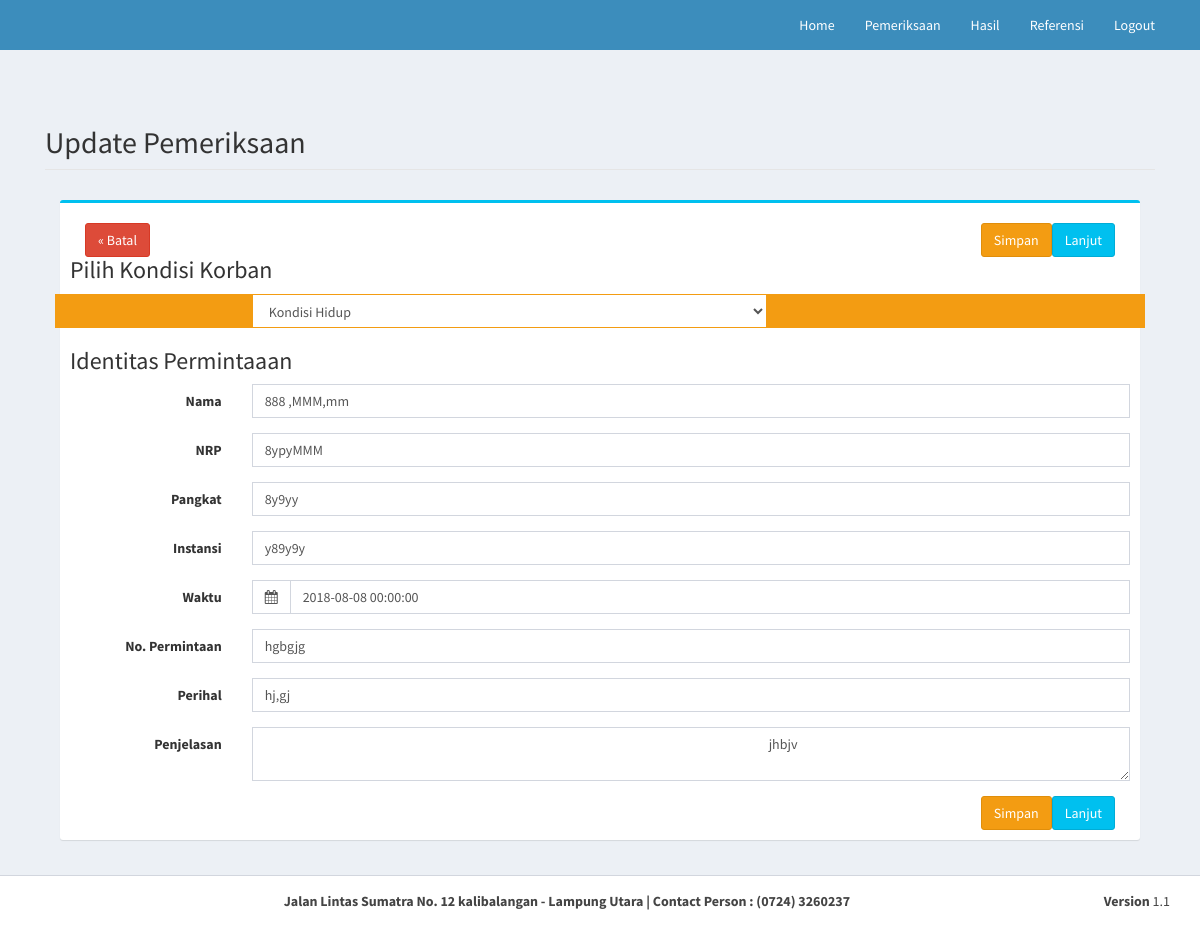
The app's page /vs.php?page=editpemeriksaan&vshmy=2 (signed in) with its own data.
### tables this page shows
CREATE TABLE IF NOT EXISTS `pemeriksaan` (
  `id_pemeriksaan` int(11) NOT NULL,
  `id_korban` int(11) NOT NULL,
  `id_pemeriksa` int(11) NOT NULL,
  `id_penyidik` int(11) NOT NULL,
  `identifikasiumum` text NOT NULL,
  `identifikasihusus` text NOT NULL,
  `status_korban` enum('Hidup','Meninggal') NOT NULL
);

CREATE TABLE IF NOT EXISTS `penyidik` (
  `id_penyidik` int(11) NOT NULL,
  `nm_penyidik` varchar(50) NOT NULL,
  `nrp_penyidik` varchar(25) NOT NULL,
  `pangkat_penyidik` varchar(50) NOT NULL,
  `instansi_penyidik` varchar(50) NOT NULL,
  `tgl_permintaan` datetime NOT NULL,
  `no_permintaan` varchar(30) NOT NULL,
  `perihal_permintaan` varchar(50) NOT NULL,
  `penjelasan` text NOT NULL
);

### page/edit_pemeriksaan.php (the view, shortened to what this page needs)
<?php
if(abs(is_numeric($_GET['vshmy']))) {
function tambah($conn){
  global $conn;
    $queryupd=mysqli_query($conn, "SELECT * FROM pemeriksaan , korban, penyidik, pemeriksa WHERE  pemeriksaan.id_pemeriksaan='".$_GET['vshmy']."' order by id_pemeriksaan DESC");
    $barupd=mysqli_fetch_array($queryupd);
$thisURL="vs.php?page=3";
 $thisURL3="vs.php?page=editpemeriksaan2&vshmy=".$_GET['vshmy'];
    ?>
        <form action="" class="form-horizontal" method="POST">
            <fieldset>
                <legend><h2>Update Pemeriksaan</h2></legend>
                <div class="col-md-12">
               <div class="box box-info">
            <p>
              <div class="box-body">
                <div class="col-md-6">
                  <a href="<?php echo $thisURL; ?>" class="btn btn-danger"> &laquo; Batal</a>
                  </div>
                  <div class="col-md-6">
                    <a href="<?php echo $thisURL3; ?>" class="btn btn-info" style="float: right;"> Lanjut</a>
                    <input type="submit" class="btn btn-warning" name="btn_simpan" value="Simpan" style="float: right;" />
                  </div>
              <h3>Pilih Kondisi Korban</h3>
                 <div class="form-group" style="background-color: #f39c12;">
                  <label for="inputEmail3" class="col-sm-2 control-label"></label>
                  <div class="col-sm-6">
                    <select class="form-control select2" name="kondisi" required="required" style="border-color: #f39c12;">
                      <?php
                        $kondisiold=$barupd['status_korban'];
                      ?>
                      <option value="Hidup" <?php if($kondisiold=='Hidup'){ echo 'selected="selected"';} ?> >Kondisi Hidup</option>
                    </select>
                  </div>
                </div>
              <h3>Identitas Permintaaan</h3>
              <div class="form-group">
                  <label for="inputEmail3" class="col-sm-2 control-label">Nama</label>
                  <div class="col-sm-10">
                    <input type="text" class="form-control" id="inputEmail3" name="nm_penyidik" value="<?php echo $barupd['nm_penyidik']; ?>" placeholder="Nama peminta" required="required">
                  </div>
                </div>
                <div class="form-group">
                  <label for="inputPassword3" class="col-sm-2 control-label">NRP</label>
                  <div class="col-sm-10">
                    <input type="text" class="form-control" id="inputPassword3" value="<?php echo $barupd['nrp_penyidik']; ?>" name="nrp_penyidik" placeholder="NRP Peminta/penyidik" required="required">
                  </div>
                </div>
                <div class="form-group">
                  <label for="inputPassword3" class="col-sm-2 control-label">Pangkat</label>
                  <div class="col-sm-10">
                    <input type="text" class="form-control" id="inputPassword3" value="<?php echo $barupd['pangkat_penyidik']; ?>" name="pangkat_penyidik" placeholder="Pangkat Peminta/penyidik" required="required">
                  </div>
                </div>
                <div class="form-group">
                  <label for="inputPassword3" class="col-sm-2 control-label">Instansi</label>
                  <div class="col-sm-10">
                    <input type="text" class="form-control" id="inputPassword3" value="<?php echo $barupd['instansi_penyidik']; ?>" name="instansi_penyidik" placeholder="Instansi Peminta/penyidik" required="required">
                  </div>
                </div>
                <div class="form-group">
                  <label for="inputPassword3" class="col-sm-2 control-label">Waktu</label>
                  <div class="col-sm-10">
                   <div class="input-group date">
                    <div class="input-group-addon">
                      <i class="fa fa-calendar"></i>
                    </div>
                    <input type="text" id="date-format" class="form-control floating-label" value="<?php echo $barupd['tgl_permintaan']; ?>" name="waktu" placeholder="tanggal/jam" required="required">
                  </div>
                  </div>
                </div>
                <div class="form-group">
                  <label for="inputPassword3" class="col-sm-2 control-label">No. Permintaan</label>
                  <div class="col-sm-10">
                    <input type="text" class="form-control" id="inputPassword3" placeholder="No Permintaan" value="<?php echo $barupd['no_permintaan']; ?>" name="no_permintaan" required="required">
                  </div>
                </div>
                <div class="form-group">
                  <label for="inputPassword3" class="col-sm-2 control-label">Perihal</label>
                  <div class="col-sm-10">
                    <input type="text" class="form-control" id="inputPassword3" value="<?php echo $barupd['perihal_permintaan']; ?>" placeholder="Perihal" name="perihal" required="required">
                  </div>
                </div>
                <div class="form-group">
                  <label for="inputPassword3" class="col-sm-2 control-label">Penjelasan </label>
                  <div class="col-sm-10">
                    <textarea class="form-control" id="inputPassword3" placeholder="Penjelasan"  name="penjelasan" required="required">
                    <?php echo $barupd['penjelasan']; ?>
                    </textarea>
                  </div>
                </div>
                <div class="col-md-6">
                  </div>
                  <div class="col-md-6">
                    <a href="<?php echo $thisURL; ?>" class="btn btn-info" style="float: right;"> Lanjut</a>
                    <input type="submit" class="btn btn-warning" name="btn_simpan" value="Simpan" style="float: right;" />
                  </div>
              </div>
              </p>
            </div>
          </div>
            </fieldset>
        </form>
    <?php
}
if (isset($_GET['aksi'])){
  $thisURL="vs.php?page=".$_GET['page']."";
    switch($_GET['aksi']){
        case "create":
            echo '<a href="'.$thisURL.'"> &laquo; Home</a>';
            tambah($conn);
            break;
        default:
            tambah($conn);
    }
} else {
    tambah($conn);
}
}
else{
  echo '<script type="text/javascript">';
        echo 'swal("warning!", "Halaman yang anda maksud belum tersedia", "warning");</script>';
            echo '<script type="text/javascript">
              setTimeout(function() {window.location.href = "vs.php?page=3"}, 3000)
            </script>';
}
?>

### records on screen
pemeriksaan: kondisi "Kondisi Hidup"
penyidik: nm_penyidik "888 ,MMM,mm", nrp_penyidik "8ypyMMM", pangkat_penyidik "8y9yy", instansi_penyidik "y89y9y", waktu "2018-08-08 00:00:00", no_permintaan "hgbgjg", perihal "hj,gj", penjelasan "jhbjv"

### other values on screen
$tampil "Jalan Lintas Sumatra No. 12 kalibalangan - Lampung Utara | Contact Person : (0724) 3260237"
